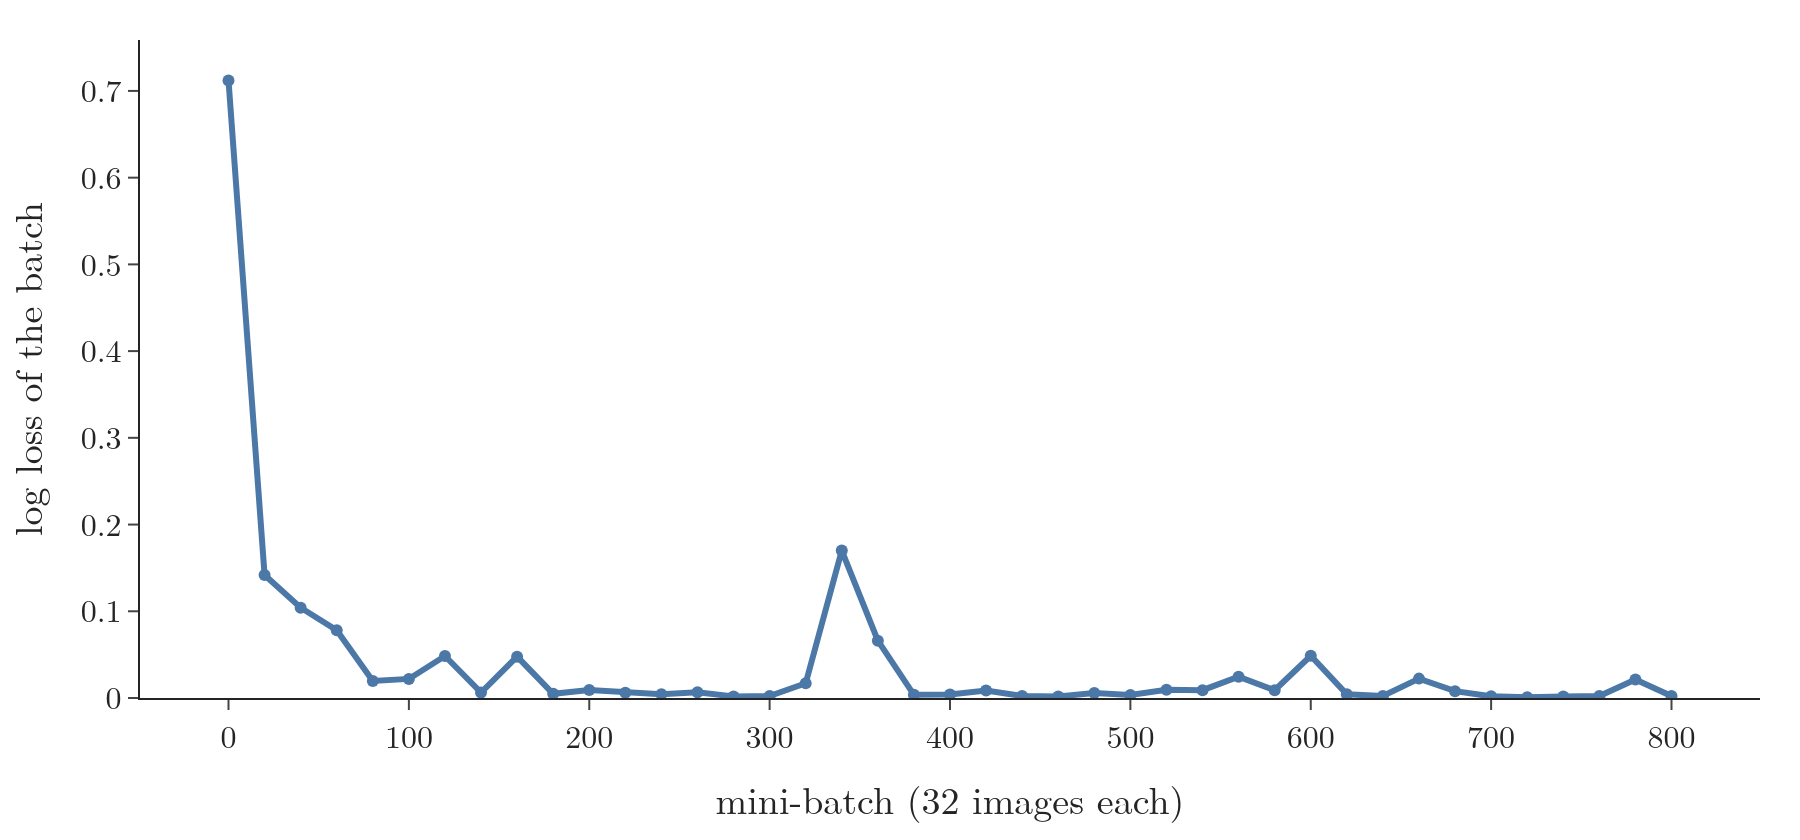

This chart was generated by the following Python code:
"""Training loss of the small CNN trained with the hand-derived gradients only (NumPy), 1 against 7 (Plotly)."""
from pathlib import Path
import pandas as pd
import plotly.graph_objects as go
from common import BLUE, FONT

here = Path(__file__).parent
d = pd.read_csv(here.parent / "data" / "numpy_training.csv")
fig = go.Figure(go.Scatter(x=d.step, y=d.loss, mode="lines+markers", line=dict(color=BLUE, width=3), marker=dict(size=6)))
fig.update_layout(template="simple_white", width=900, height=420, font=FONT, xaxis=dict(title="mini-batch (32 images each)"),
                  yaxis=dict(title="log loss of the batch", rangemode="tozero"), margin=dict(l=70, r=20, t=20, b=60))
fig.write_image(here / "numpy_training.png", scale=2)
fig.write_image(here / "numpy_training.pdf")
